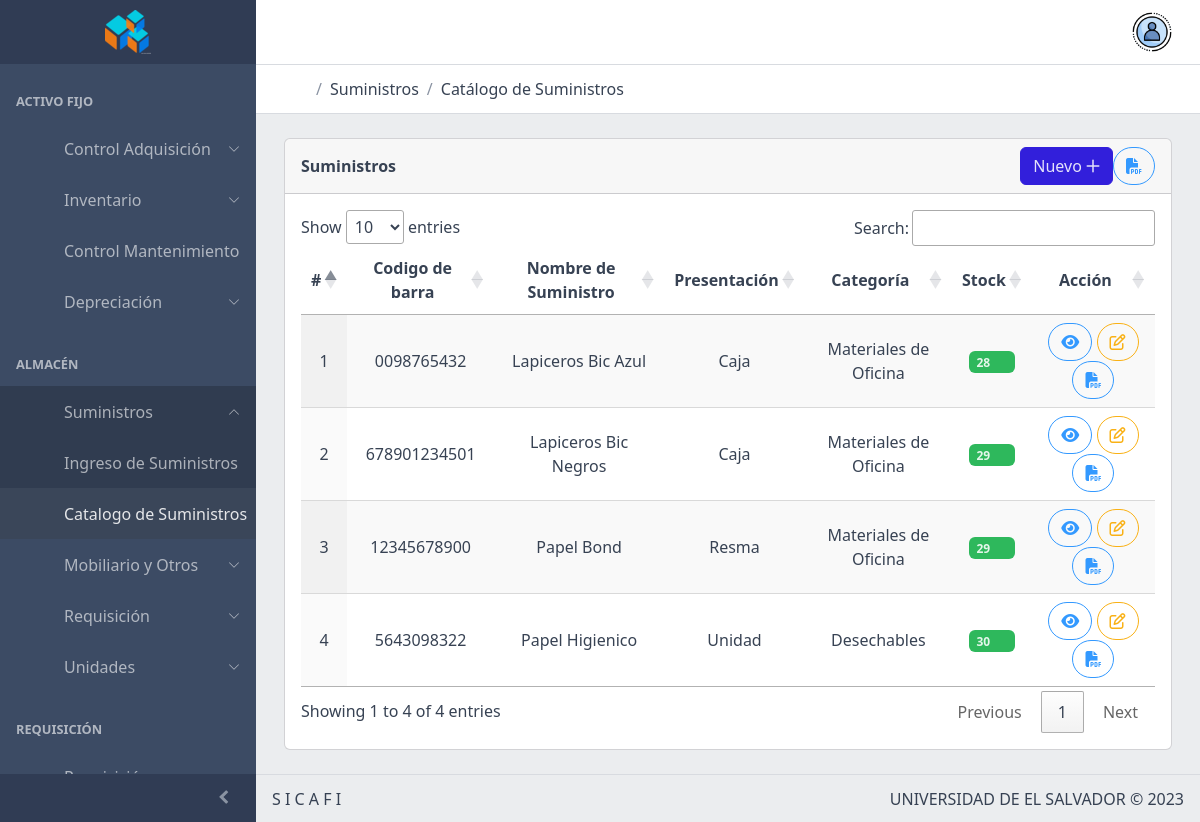
/dist/TablaSumi.php (signed in), run on the app's committed database.
### tables this page shows
CREATE TABLE `ingreso_suministros` (
  `id` bigint(20) NOT NULL AUTO_INCREMENT,
  `fecha_suministro` date NOT NULL,
  `nombre_suministro` varchar(225) NOT NULL,
  `marca` varchar(225) NOT NULL,
  `cantidad` int(11) NOT NULL,
  `precio` float NOT NULL COMMENT 'se manejara en centavos',
  `descripcion` varchar(225) DEFAULT NULL,
  `presentacion` varchar(50) DEFAULT NULL,
  `unidad_medida` varchar(225) DEFAULT NULL,
  `existencia_minima` int(11) DEFAULT NULL,
  `existencia_maxima` int(11) DEFAULT NULL,
  `almacen` varchar(50) DEFAULT NULL,
  `estante` varchar(25) DEFAULT NULL,
  `entrepaño` varchar(25) DEFAULT NULL,
  `casilla` varchar(25) DEFAULT NULL,
  `numero_tarjeta` int(11) NOT NULL,
  `codigo` int(11) NOT NULL,
  `stock_suministros` int(11) NOT NULL,
  `ubicacion` varchar(225) DEFAULT NULL,
  `categoria_id` int(11) NOT NULL,
  `codigo_barra` varchar(225) NOT NULL,
  `fecha_creacion` timestamp NOT NULL DEFAULT current_timestamp(),
  PRIMARY KEY (`id`)
);

CREATE TABLE `categorias_suministros` (
  `categoria_id` int(11) NOT NULL AUTO_INCREMENT,
  `nomb_categoria` varchar(25) NOT NULL,
  PRIMARY KEY (`categoria_id`)
);

### dist/TablaSumi.php (the view, shortened to what this page needs)
<?php
if (isset($_SESSION['usuarioActivo'])) {
?>
<!DOCTYPE html>
<html lang="en">
<?php include("head/head.php"); ?>
<?php
    $categoria = '';
    $conexion=mysqli_connect('localhost','root', '', 'sicafi');
    $has_categoria = intval($categoria) != 0;
    $sql= $has_categoria ?
      "SELECT i_s.*, c.nomb_categoria from ingreso_suministros as i_s left join categorias_suministros as c on i_s.categoria_id = c.categoria_id where c.categoria_id = ".$categoria." order by nombre_suministro ASC" :
      "SELECT i_s.*, c.nomb_categoria from ingreso_suministros as i_s left join categorias_suministros as c on i_s.categoria_id = c.categoria_id order by nombre_suministro ASC";
    $nombre = mysqli_query($conexion, $sql) or die("No se puedo ejecutar la consulta");
?>
<body>
    <?php include("menu/verti.php"); ?>
    <div class="wrapper d-flex flex-column min-vh-100 bg-light">
        <header class="header header-sticky mb-4">
            <?php include("menu/hori.php");?>
            <div class="header-divider"></div>
            <div class="container-fluid">
                <nav aria-label="breadcrumb">
                    <ol class="breadcrumb my-0 ms-2">
                        <li class="breadcrumb-item">
                            <a href="index.php"><svg class="icon me-2">
                                    <use xlink:href="vendors/@coreui/icons/svg/free.svg#cil-home">
                                    </use>
                                </svg></a>
                        </li>
                        <li class="breadcrumb-item">
                            <span>Suministros</span>
                        </li>
                        <li class="breadcrumb-item">
                            <span>Catálogo de Suministros</span>
                        </li>
                    </ol>
                </nav>
            </div>
        </header>
        <div class="body flex-grow-1 px-3">
            <div class="container-lg">
            <?php include("toast/toast.php"); ?>
                <div class="row">
                    <div class="col-12">
                        <div class="card mb-4">
                            <div class="card-header">
                                <div class="d-flex justify-content-between">
                                    <div class="my-auto">
                                        <strong>Suministros</strong>
                                    </div>
                                    <div>
                                        <a class="btn btn-primary" href="AIngresoSuministros.php">Nuevo <i
                                                class='far fa-plus'></i></a>
                                                <a href="" class="btn btn-outline-info rounded-pill" title="Reporte" data-coreui-toggle="modal"
                      data-coreui-target="#modalRe" data-coreui-whatever="@mdo" style="float: right;"><i
                                        class='fas fa-file-pdf'></i></a>
                                    </div>
                                </div>
                            </div>
                            <div class="card-body">
                                <div class="row">
                                    <div class="d-flex w-100 justify-content-center">
                                    </div>
                                </div>
                                <table id="miTabla" class="display" style="width:100%" cellpadding="0" cellspacing="0">
                                    <thead>
                                        <tr>
                                            <th>#</th>
                                            <th style="text-align:center;">Codigo de barra</th>
                                            <th style="text-align:center;">Nombre de Suministro</th>
                                            <th style="text-align:center;">Presentación</th>
                                            <th style="text-align:center;">Categoría</th>
                                            <th style="text-align:center;">Stock</th>
                                            <th style="text-align:center;">Acción</th>
                                        </tr>
                                    </thead>
                                    <tbody style="text-align:center;">
                                        <?php $correlativo = 1?>
                                        <?php While($mostrar=mysqli_fetch_assoc($nombre)){?>
                                        <?php
                        $sql_kardex = "select * from kardex where fk_ingreso_suministros = ".$mostrar["id"];
                        $kardex = mysqli_query($conexion, $sql_kardex);
                        $stock = 0;
                        while ($item = mysqli_fetch_array($kardex)) {
                          $stock += $item["cantidad_entrada"] != 0 ? $item["cantidad_entrada"] : ($item["cantidad_salida"] * -1);
                        }
                      ?>
                                        <?php if($mostrar['id'] != 28){ ?>
                                        <tr>
                                            <td><?php echo $correlativo?></td>
                                            <td><?php echo $mostrar['codigo_barra'] ?></td>
                                            <td><?php echo $mostrar['nombre_suministro'] ?></td>
                                            <td><?php echo $mostrar['presentacion'] ?></td>
                                            <td><?php echo $mostrar['nomb_categoria'] ?></td>
                                            <td>
                                                <?php if($mostrar["existencia_maxima"] < $stock):?>
                                                <span class="badge bg-warning text-dark">
                                                    <?php echo $stock ?>
                                                    <svg class="icon icon-sm">
                                                        <use
                                                            xlink:href="vendors/@coreui/icons/svg/free.svg#cil-arrow-top">
                                                        </use>
                                                    </svg>
                                                </span>
                                                <?php else:?>
                                                <span class="badge bg-success">
                                                    <?php echo $stock ?>
                                                    <svg class="icon icon-sm">
                                                        <use
                                                            xlink:href="vendors/@coreui/icons/svg/free.svg#cil-check-alt">
                                                        </use>
                                                    </svg>
                                                </span>
                                                <?php endif;?>
                                            </td>
                                            <td>
                                                <a href="<?php echo 'ShowSuministro.php?id='.$mostrar['id']?>"
                                                    class="btn btn-outline-info rounded-pill" title="Ver"><i
                                                        class='fas fa-eye'></i></a>
                                                <a href="<?php echo 'AIngresoSuministros.php?id='.$mostrar['id']?>"
                                                    class="btn btn-outline-warning rounded-pill" title="Editar"><i
                                                        class="far fa-edit"></i></a>
                                                 <a href="<?php echo './Reportes/Kardex.php?id='.$mostrar['id']?>"
                                                    class="btn btn-outline-info rounded-pill" title="Reporte Kardex"><i
                                                        class='fas fa-file-pdf'></i></a>
                                            </td>
                                        </tr>
                                        <?php $correlativo++?>
                                        <?php } }?>
                                    </tbody>
                                </table>
                            </div>
                        </div>
                    </div>
                </div>
            </div>
        </div>
        <div class="toast-container position-fixed end-0 p-3">
        </div>
        <?php include("foot/foot.php"); ?>
</body>
</html>
<?php
}
?>

### data on the page
ingreso_suministros: codigo_barra "0098765432", nombre_suministro "Lapiceros Bic Azul", presentacion "Caja", categorias_suministros.nomb_categoria "Materiales de Oficina", stock "28"
ingreso_suministros: codigo_barra "678901234501", nombre_suministro "Lapiceros Bic Negros", presentacion "Caja", categorias_suministros.nomb_categoria "Materiales de Oficina", stock "29"
ingreso_suministros: codigo_barra "12345678900", nombre_suministro "Papel Bond", presentacion "Resma", categorias_suministros.nomb_categoria "Materiales de Oficina", stock "29"
ingreso_suministros: codigo_barra "5643098322", nombre_suministro "Papel Higienico", presentacion "Unidad", categorias_suministros.nomb_categoria "Desechables", stock "30"
